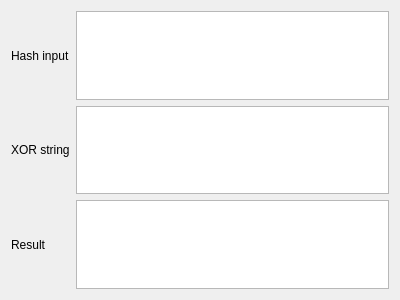
<?xml version="1.0" encoding="UTF-8"?>
<ui version="4.0">
 <class>XORTrickWidget</class>
 <widget class="QWidget" name="XORTrickWidget">
  <property name="geometry">
   <rect>
    <x>0</x>
    <y>0</y>
    <width>400</width>
    <height>300</height>
   </rect>
  </property>
  <property name="windowTitle">
   <string>Form</string>
  </property>
  <layout class="QGridLayout" name="gridLayout">
   <item row="0" column="0">
    <widget class="QLabel" name="lblHashInput">
     <property name="text">
      <string>Hash input</string>
     </property>
    </widget>
   </item>
   <item row="0" column="1">
    <widget class="QPlainTextEdit" name="hashInput"/>
   </item>
   <item row="1" column="0">
    <widget class="QLabel" name="lblCharInput">
     <property name="text">
      <string>XOR string</string>
     </property>
    </widget>
   </item>
   <item row="1" column="1">
    <widget class="QPlainTextEdit" name="charInput"/>
   </item>
   <item row="2" column="0">
    <widget class="QLabel" name="lblResult">
     <property name="text">
      <string>Result</string>
     </property>
    </widget>
   </item>
   <item row="2" column="1">
    <widget class="QPlainTextEdit" name="result">
     <property name="readOnly">
      <bool>true</bool>
     </property>
    </widget>
   </item>
  </layout>
 </widget>
 <resources/>
 <connections/>
</ui>
